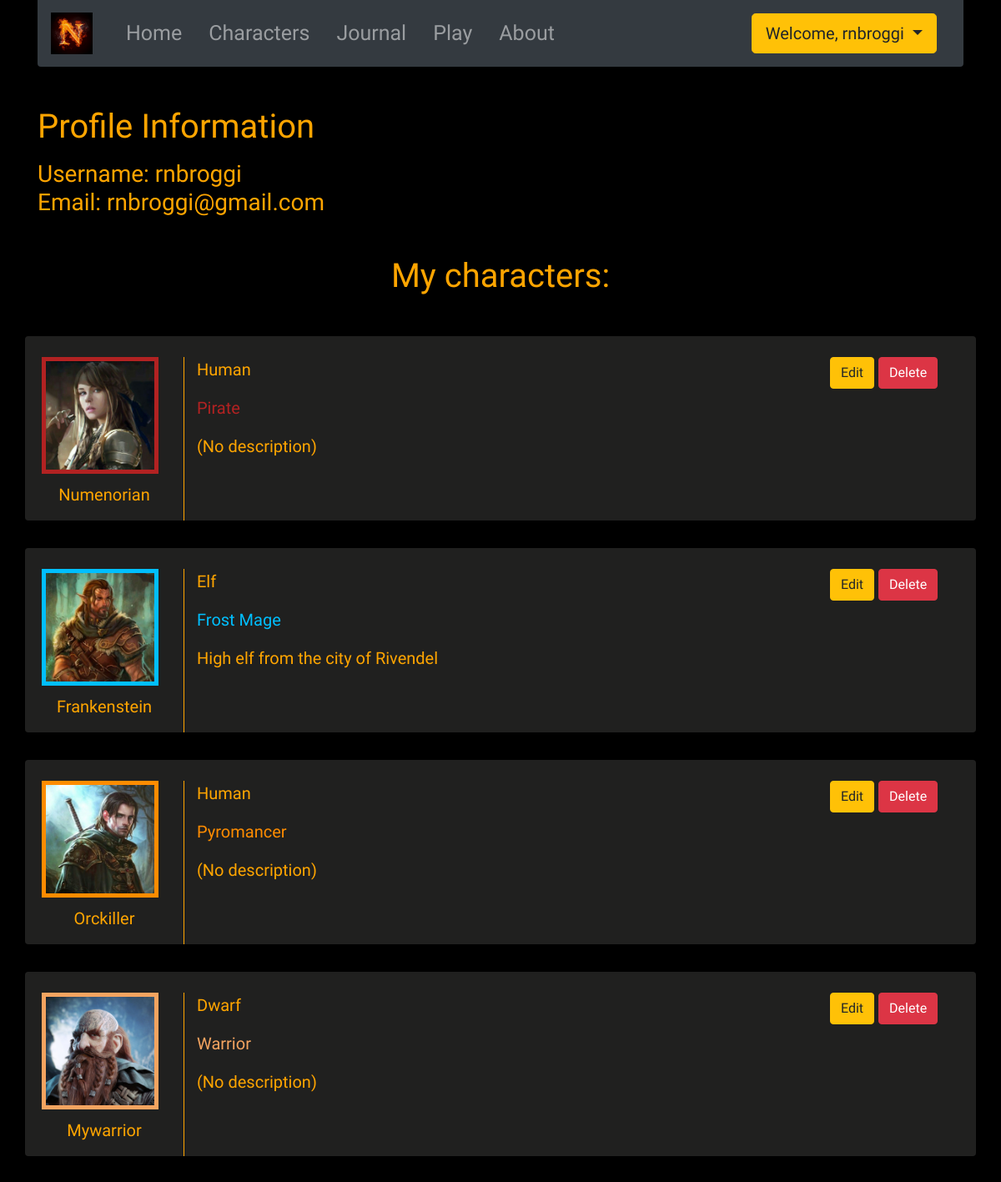
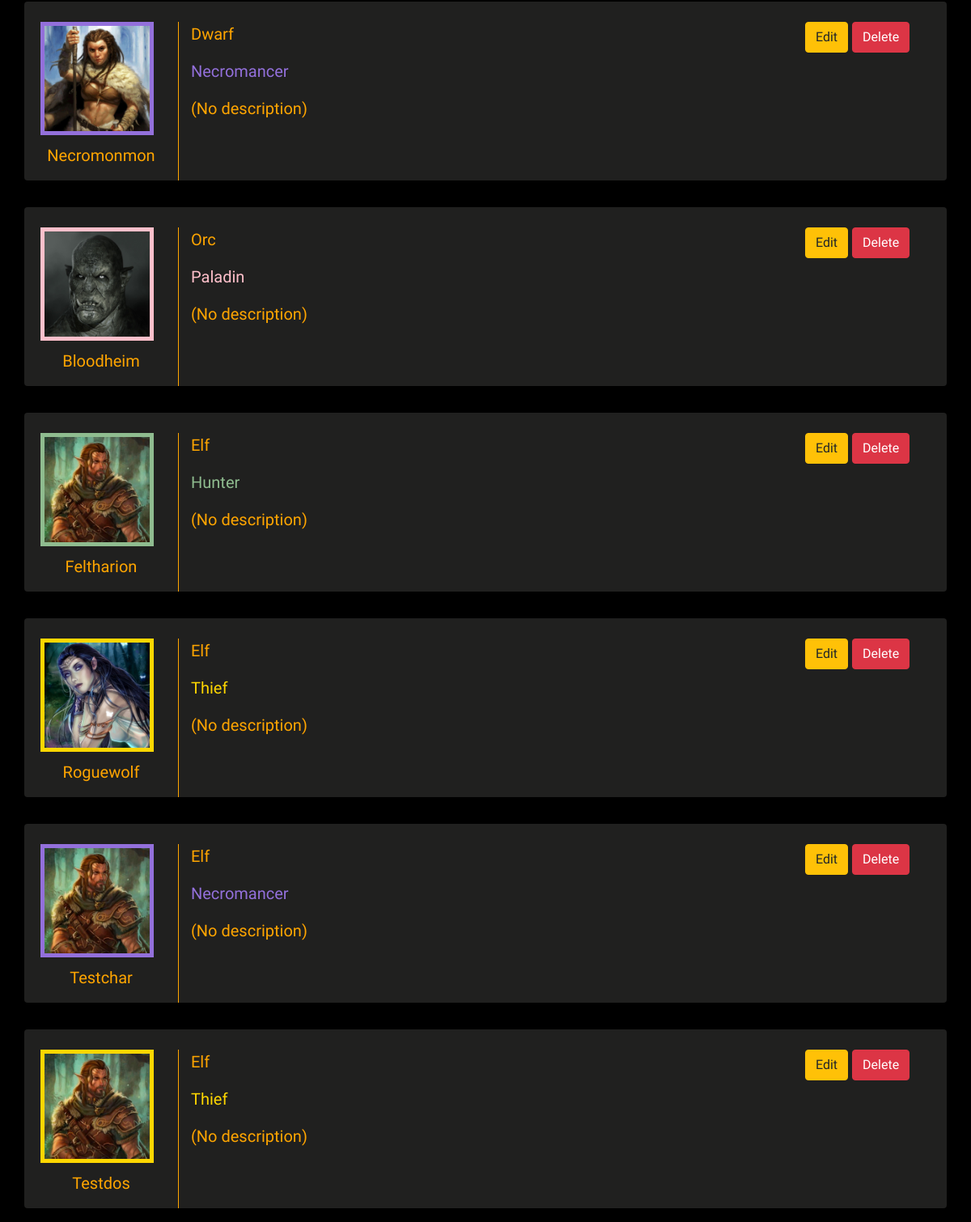
Screenshot of /profile/ (signed in) with the database file from the repository (2 pictures, top to bottom).
### characters/models.py (models this page shows, shortened)
class Character(models.Model):
    user = models.ForeignKey(settings.AUTH_USER_MODEL, on_delete=models.CASCADE)
    name = models.CharField(max_length=14, unique=True, null=True)
    race = models.ForeignKey('Race', on_delete=models.CASCADE)
    MALE = 'M'
    FEMALE = 'F'
    GENDER_CHOICES = (
        (MALE, 'Male'),
        (FEMALE, 'Female')
    )
    gender = models.CharField(max_length=1, choices=GENDER_CHOICES, default=MALE)
    image = models.ImageField(blank=True, default=0)
    char_class = models.ForeignKey('Class', on_delete=models.CASCADE)
    description = models.TextField(max_length=400, blank=True)
    enemy = models.ForeignKey('Enemy', on_delete=models.CASCADE, null=True)

class Race(models.Model):
    name = models.CharField(max_length=30)
    description = models.TextField(max_length=500, blank=True)
    def __str__(self):
        return self.name

class Class(models.Model):
    name = models.CharField(max_length=15)
    description = models.TextField(max_length=100, blank=True)
    power_one = models.ForeignKey('ClassPower', on_delete=models.CASCADE, related_name='attack')
    power_two = models.ForeignKey('ClassPower', on_delete=models.CASCADE, related_name='heal')
    class Meta:
        verbose_name_plural = _("Classes")
    def __str__(self):
        return self.name

### project_nico/views.py (the view)
# urls.py: path('profile/', views.ProfilePage.as_view(), name='profile'),
class ProfilePage(LoginRequiredMixin, ListView):
    template_name = 'profile.html'
    model = apps.get_model('characters', 'Character')
    def get_queryset(self):
        return self.model.objects.filter(user=self.request.user)

### templates/profile.html (shortened to what this page needs)
{% extends 'base.html' %}
{% load bootstrap3 %}
{% block content %}
    {% block profiledata %}
        <div class="my-5 textclass">
            <h1 class="mb-3">Profile Information</h1>
            <h3>Username: {{ user.username }}</h3>
            <h3>Email: {{ user.email }}</h3>
        </div>
    {% endblock %}
    {% if character_list %}
        <h1 class="mb-5 textclass text-center">My characters:</h1>
        {% for char in character_list %}
            <div class="row all-characters rounded textclass">
                <div class="col-2 {{ char.char_class|slugify }}"><img src="{{ char.image.url }}"
                                        alt="Character profile pic"
                                        height="140px"
                                        width="140px">
                    <p class="text-center textclass">{{ char.name }}</p>
                </div>
                <div class="col-8 chardata">
                    <p>{{ char.race }}</p>
                    <p class="{{ char.char_class|slugify }}">{{ char.char_class }}</p>
                    {% if char.description %}
                        <p>{{ char.description|linebreaks }}</p>
                    {% else %}
                        <p>(No description)</p>
                    {% endif %}
                </div>
                <div class="col-2 align-self-start">
                    <a href="{% url 'characters:edit' pk=char.pk %}" class="btn btn-warning">Edit</a>
                    <button type="button" class="btn btn-danger" data-toggle="modal"
                            data-target="#{{ char.name }}Modal">
                        Delete
                    </button>
                </div>
            </div>
            <hr>
        {% endfor %}
        </div>
    {% else %}
        <h2 class="textclass text-center">You have no characters yet. Go ahead and <a
                href="{% url 'characters:create' %}">create a new one!</a>
        </h2>
        {% block gate %}
        {% endblock %}
    {% endif %}
{% endblock %}

### templates/base.html (shortened to what this page needs)
<!DOCTYPE html>
{% load staticfiles %}
<html lang="en">
<head>
    <link rel="stylesheet" href="https://stackpath.bootstrapcdn.com/bootstrap/4.2.1/css/bootstrap.min.css"
>
    <link rel="stylesheet" href="{% static 'project_nico/css/master.css' %}">
    <link rel="stylesheet" href="{% static 'project_nico/css/formstyle.css' %}">
    <link rel="stylesheet" href="{% static 'project_nico/css/character_list_style.css' %}">
    <link rel="stylesheet" href="{% static 'project_nico/css/post_list_style.css' %}">
    <link rel="stylesheet" href="{% static 'project_nico/css/poststyle.css' %}">
    <link rel="stylesheet" href="{% static 'project_nico/css/rpgstyle.css' %}">
</head>
<body class="bg">
<div class="container">
    <nav class="navbar navbar-expand-lg navbar-dark bg-dark rounded-bottom mb-5 ">
        <a class="navbar-brand" href="{% url 'home' %}"><img src="{% static 'project_nico/images/n.jpg' %}" alt="Brand"
                                                             hight="50px" width="50px"></a>
        <div class="collapse navbar-collapse" id="navbarNavAltMarkup">
            <div class="navbar-nav">
                <a class="nav-item nav-link ml-3" href="{% url 'home' %}">Home </a>
                {% if user.is_authenticated %}
                    <div class="dropdown characters-class" style="cursor: pointer">
                        <a class="nav-item nav-link ml-3" id="characters-dropdown"
                           data-toggle="dropdown" aria-haspopup="true" aria-expanded="false">Characters</a>
                    </div>
                    <a class="nav-item nav-link ml-3" href="{% url 'journal:journal' %}">Journal</a>
                    <a class="nav-item nav-link ml-3" href="{% url 'rpg:rpg' %}">Play</a>
                    <a class="nav-item nav-link ml-3" href="{% url 'about' %}">About</a>
                {% else %}
                    <a class="nav-item nav-link" href="{% url 'accounts:signup' %}">Sing up</a>
                    <a class="nav-item nav-link" href="{% url 'accounts:login' %}">Login</a>
                    <a class="nav-item nav-link" style="margin-left: 650px" href="{% url 'about' %}">About</a>
                {% endif %}
            </div>
        </div>
        {% if user.is_authenticated %}
            <div class="nav-item nav-link dropdown">
                <button class="btn btn-warning dropdown-toggle btn-lg" type="button" id="dropdownMenuButton"
                        data-toggle="dropdown" aria-haspopup="true" aria-expanded="false">
                    Welcome, {{ user.username }}
                </button>
            </div>
        {% endif %}
    </nav>
    {% block content %}
    {% endblock %}
</body>
</html>

### static/project_nico/css/master.css (style rules this page uses)
* { margin: 0; padding: 0; }
body { background-color: #000; color: white; overflow: scroll; margin: 0; }
.bg { top: 0; left: 0; width: 100vw; height: 100vh; background-image: url(http://78.media.tumblr.com/9951ca2e7e884a48ca5b5269f5514cd6/tumblr_nwjrkxWOcd1tslewgo1_500.gif); background-size: 100%; background-position: left bottom; }
.navbar { font-family: 'MedievalSharp', cursive; font-size: 25px; }
.textclass { font-family: 'Almendra', serif; color: orange; }
h1, h3 { margin: 0; }

### static/project_nico/css/character_list_style.css (style rules this page uses)
.all-characters { background-color: rgba(64, 64, 63, 0.5); font-size: 20px; padding-top: 25px; }
.all-characters img { position: relative; right: -35px; margin-left: -30px; margin-bottom: 10px; }
.chardata { border-left: 1px solid orange; }

### static/project_nico/css/rpgstyle.css (style rules this page uses)
.pirate { color: firebrick; }
.pirate img { border: 5px solid firebrick; }
.frost-mage { color: deepskyblue; }
.frost-mage img { border: 5px solid deepskyblue; }
.pyromancer { color: darkorange; }
.pyromancer img { border: 5px solid darkorange; }
.warrior { color: sandybrown; }
.warrior img { border: 5px solid sandybrown; }
.necromancer { color: mediumpurple; }
.necromancer img { border: 5px solid mediumpurple; }
.paladin { color: pink; }
.paladin img { border: 5px solid pink; }
.hunter { color: darkseagreen; }
.hunter img { border: 5px solid darkseagreen; }
.thief { color: gold; }
.thief img { border: 5px solid gold; }

### rows the page displays
Character: image (picture), name "Numenorian", race "Human", char_class "Pirate", description "(No description)"
Character: image (picture), name "Frankenstein", race "Elf", char_class "Frost Mage", description "High elf from the city of Rivendel"
Character: image (picture), name "Orckiller", race "Human", char_class "Pyromancer", description "(No description)"
Character: image (picture), name "Mywarrior", race "Dwarf", char_class "Warrior", description "(No description)"
Character: image (picture), name "Necromonmon", race "Dwarf", char_class "Necromancer", description "(No description)"
Character: image (picture), name "Bloodheim", race "Orc", char_class "Paladin", description "(No description)"
Character: image (picture), name "Feltharion", race "Elf", char_class "Hunter", description "(No description)"
Character: image (picture), name "Roguewolf", race "Elf", char_class "Thief", description "(No description)"
Character: image (picture), name "Testchar", race "Elf", char_class "Necromancer", description "(No description)"
Character: image (picture), name "Testdos", race "Elf", char_class "Thief", description "(No description)"

### other values shown
{{ user.username }} "rnbroggi"
{{ user.email }} "rnbroggi@gmail.com"
